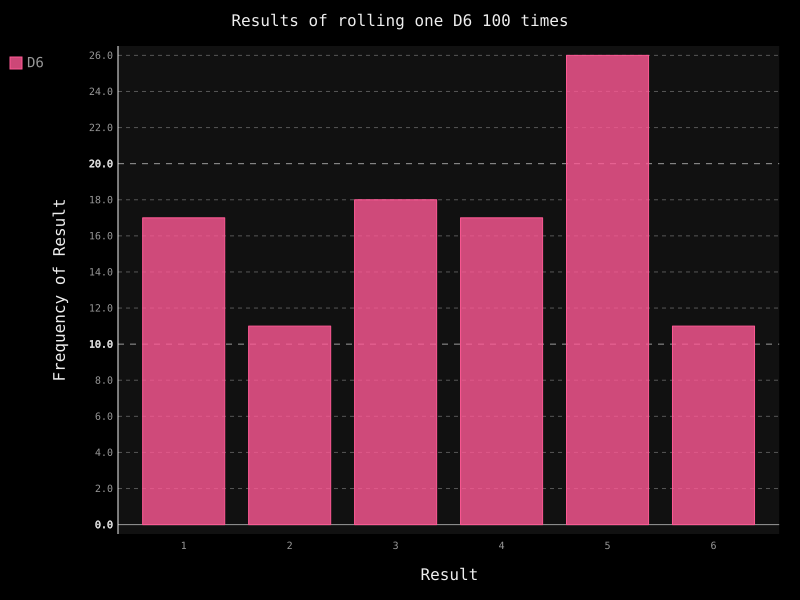

This figure's Python source:
from die import Die
import pygal


#创建一个D6
die = Die()
#掷几次骰子，并将结果存储在列表中
results = []
for roll_num in range(100):
    result = die.roll()
    results.append(result)

#分析结果
frequencies = []
for value in range(1,die.num_sides+1):
    frequency = results.count(value)
    frequencies.append(frequency)

#对结果进行可视化
hist = pygal.Bar()
hist.title = "Results of rolling one D6 100 times"
hist.x_title = "Result"
hist.y_title = "Frequency of Result"
hist.x_labels = ['1','2','3','4','5','6']
hist.add('D6',frequencies)
hist.render_to_file('die_visual.svg')
